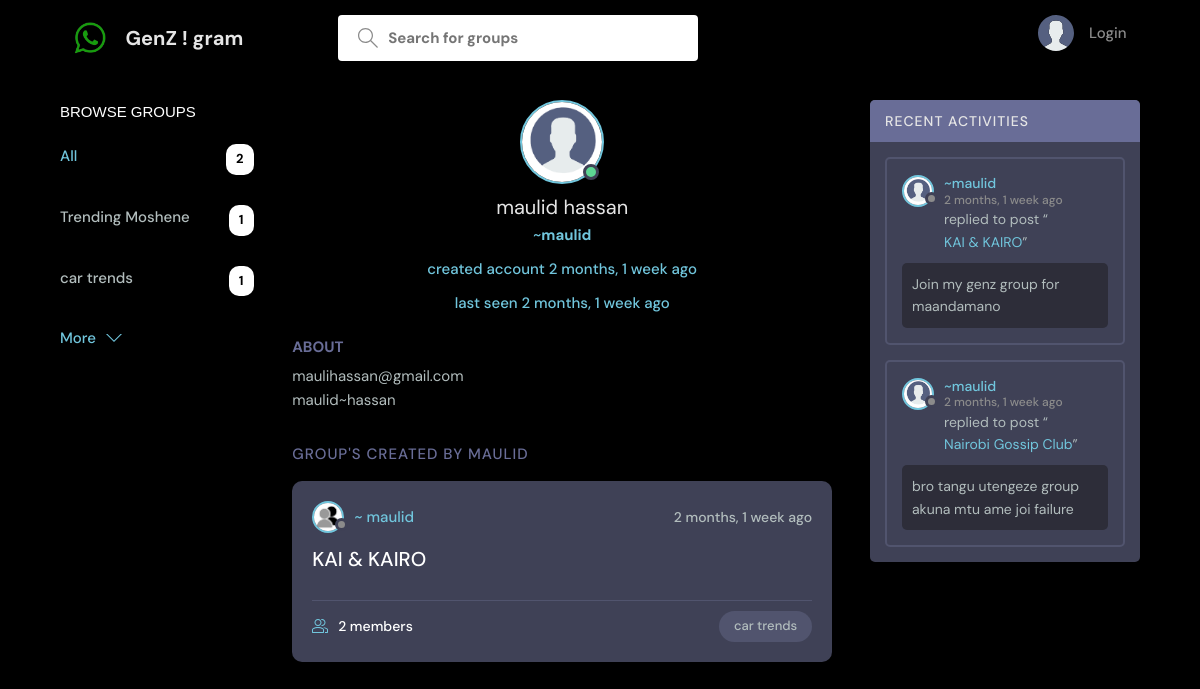
The app's page /profile/2/ with its own data.
### Onlinesms/models.py (models this page shows, shortened)
class Group(models.Model):
    name = models.CharField(max_length=200)

class Room(models.Model):
    host = models.ForeignKey(User, on_delete=models.SET_NULL, null=True)
    topic = models.ForeignKey(Group, on_delete=models.SET_NULL, null=True)
    name = models.CharField(max_length=200)
    description = models.TextField(null=True, blank=True)
    participants = models.ManyToManyField(
        User, related_name='participants', blank=True)
    updated = models.DateTimeField(auto_now=True)
    created = models.DateTimeField(auto_now_add=True)
    class Meta:
        ordering = ['-updated', '-created']
    def __str__(self):
        return self.name

class Message(models.Model):
    user = models.ForeignKey(User, on_delete=models.CASCADE)
    room = models.ForeignKey(Room, on_delete=models.CASCADE)
    body = models.TextField()
    updated = models.DateTimeField(auto_now=True)
    created = models.DateTimeField(auto_now_add=True)
    class Meta:
        ordering = ['-updated', '-created']

### Onlinesms/views.py (the view)
# urls.py: path('profile/<str:pk>/', views.userProfile, name="user-profile"),
def userProfile(request, pk):
    user = User.objects.get(id=pk)
    rooms = user.room_set.all()
    room_messages = user.message_set.all()
    topics = Group.objects.all()
    context = {'user': user, 'rooms': rooms,
               'room_messages': room_messages, 'topics': topics}
    return render(request, 'profile.html', context)

### templates/profile.html (shortened to what this page needs)
{% extends 'main.html' %}
{% load static %}
{% block content %}
<main class="profile-page layout layout--3">
  <div class="container">
    {% include 'topics_component.html' %}
    <div class="roomList">
      <div class="profile">
        <div class="profile__avatar">
          <div class="avatar avatar--large active">
            <img src="{% static 'moi/img/profile.png'%}">
          </div>
        </div>
        <div class="profile__info">
          <h3>{{user.first_name}} {{user.last_name}}</h3>
          <p>~<b>{{user.username}}</b></p>
          <p> created account {{ user.date_joined|timesince }} ago</p>
          <p> last seen  {{ user.last_login |timesince }} ago</p>
        </div>
        <div class="profile__about">
          <h3>About</h3>
          <p>
            {{user.email}}
          </p>
          <p>
            {{user.first_name}}~{{user.last_name}}
          </p>
        </div>
      </div>
      <div class="roomList__header">
        <div>
          <h2>Group'S created by {{user.username}}</a>
          </h2>
        </div>
      </div>
      {% include 'feed_component.html' %}
    </div>
    {% include 'activity_component.html' %}
  </div>
</main>
{% endblock content %}

### templates/topics_component.html
<div class="topics">
    <div class="topics__header">
        <h2>Browse Groups</h2>
    </div>
    <ul class="topics__list">
        <li>
            <a href="{% url 'chatpagehome' %}" class="active">All <span>{{topics.count}}</span></a>
        </li>
        {% for topic in topics %}
        <li>
            <a href="{% url 'chatpagehome' %}?q={{topic.name}}">{{topic.name}}<span>{{topic.room_set.all.count}}</span></a>
        </li>
        {% endfor %}
    </ul>
    <a class="btn btn--link" href="{% url 'topics' %}">
        More
        <svg version="1.1" xmlns="http://www.w3.org/2000/svg" width="32" height="32" viewBox="0 0 32 32">
            <title>chevron-down</title>
            <path d="M16 21l-13-13h-3l16 16 16-16h-3l-13 13z"></path>
        </svg>
    </a>
</div>

### templates/feed_component.html (shortened to what this page needs)
{% load static %}
{% for room in rooms %}
<div class="roomListRoom">
    <div class="roomListRoom__header">
        <a href="{% url 'user-profile' room.host.id %}" class="roomListRoom__author">
            <div class="avatar avatar--small">
                <img src="{% static 'moi/img/group.png'%}">
            </div>
            <span> ~ {{room.host.username}}</span>
        </a>
        <div class="roomListRoom__actions">
            <span>{{room.created|timesince}} ago</span>
        </div>
    </div>
    <div class="roomListRoom__content">
        <a href="{% url 'room' room.id %}">{{room.name}}</a>
    </div>
    <div class="roomListRoom__meta">
        <a href="{% url 'room' room.id %}" class="roomListRoom__joined">
            {{room.participants.all.count}} members
        </a>
        <p class="roomListRoom__topic">{{room.topic.name}}</p>
    </div>
</div>
{% endfor %}

### templates/activity_component.html (shortened to what this page needs)
{% load static %}
<div class="activities">
    <div class="activities__header">
        <h2>Recent Activities</h2>
    </div>
    {% for message in room_messages %}
    <div class="activities__box">
        <div class="activities__boxHeader roomListRoom__header">
            <a href="{% url 'user-profile' message.user.id %}" class="roomListRoom__author">
                <div class="avatar avatar--small">
                    <img src="{% static 'moi/img/profile.png'%}">
                </div>
                <p>
                    ~{{message.user.username}}
                    <span>{{message.created|timesince}} ago</span>
                </p>
            </a>
        </div>
        <div class="activities__boxContent">
            <p>replied to post “<a href="{% url 'room' message.room.id %}">{{message.room}}</a>”</p>
            <div class="activities__boxRoomContent">{{message.body}}</div>
        </div>
    </div>
    {% endfor %}
</div>

### records on screen
Group: name "Trending Moshene", room_set.all.count "1"
Group: name "car trends", room_set.all.count "1"
Room: host.username "maulid", created "2 months, 1 week", name "KAI & KAIRO", participants.all.count "2", topic.name "car trends"
Message: user.username "maulid", created "2 months, 1 week", room "KAI & KAIRO", body "Join my genz group for maandamano"
Message: user.username "maulid", created "2 months, 1 week", room "Nairobi Gossip Club", body "bro tangu utengeze group akuna mtu ame joi failure"

### other values on screen
{{ topics.count }} "2"
{{ user.first_name }} "maulid"
{{ user.last_name }} "hassan"
{{ user.username }} "maulid"
{{ user.date_joined|timesince }} "2 months, 1 week"
{{ user.last_login |timesince }} "2 months, 1 week"
{{ user.email }} "maulihassan@gmail.com"
{{ user.username }} "MAULID"
